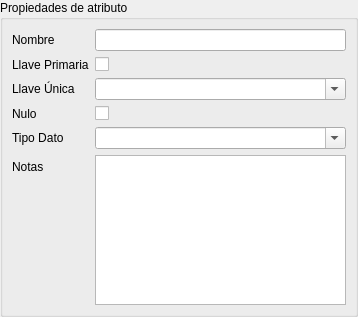
<?xml version="1.0" encoding="UTF-8"?>
<ui version="4.0">
 <class>FormColumna</class>
 <widget class="QWidget" name="FormColumna">
  <property name="windowModality">
   <enum>Qt::ApplicationModal</enum>
  </property>
  <property name="geometry">
   <rect>
    <x>0</x>
    <y>0</y>
    <width>358</width>
    <height>317</height>
   </rect>
  </property>
  <property name="windowTitle">
   <string notr="true"/>
  </property>
  <layout class="QVBoxLayout" name="verticalLayout">
   <property name="spacing">
    <number>0</number>
   </property>
   <property name="leftMargin">
    <number>0</number>
   </property>
   <property name="topMargin">
    <number>0</number>
   </property>
   <property name="rightMargin">
    <number>0</number>
   </property>
   <property name="bottomMargin">
    <number>0</number>
   </property>
   <item>
    <widget class="QGroupBox" name="groupBox">
     <property name="title">
      <string>Propiedades de atributo</string>
     </property>
     <layout class="QVBoxLayout" name="verticalLayout_2">
      <item>
       <layout class="QFormLayout" name="formLayout">
        <item row="1" column="1">
         <widget class="QLineEdit" name="lneNombre"/>
        </item>
        <item row="1" column="0">
         <widget class="QLabel" name="label">
          <property name="text">
           <string>Nombre</string>
          </property>
         </widget>
        </item>
        <item row="2" column="0">
         <widget class="QLabel" name="label_2">
          <property name="text">
           <string>Llave Primaria</string>
          </property>
         </widget>
        </item>
        <item row="3" column="0">
         <widget class="QLabel" name="label_3">
          <property name="text">
           <string>Llave Única</string>
          </property>
         </widget>
        </item>
        <item row="4" column="0">
         <widget class="QLabel" name="label_4">
          <property name="text">
           <string>Nulo</string>
          </property>
         </widget>
        </item>
        <item row="5" column="0">
         <widget class="QLabel" name="label_5">
          <property name="text">
           <string>Tipo Dato</string>
          </property>
         </widget>
        </item>
        <item row="6" column="0">
         <widget class="QLabel" name="label_6">
          <property name="text">
           <string>Notas</string>
          </property>
         </widget>
        </item>
        <item row="2" column="1">
         <widget class="QCheckBox" name="chbLlaveprimaria">
          <property name="text">
           <string notr="true"/>
          </property>
         </widget>
        </item>
        <item row="4" column="1">
         <widget class="QCheckBox" name="chbNulo">
          <property name="text">
           <string notr="true"/>
          </property>
         </widget>
        </item>
        <item row="6" column="1">
         <widget class="QPlainTextEdit" name="ptNotas"/>
        </item>
        <item row="5" column="1">
         <widget class="QComboBox" name="cbTipoDato">
          <property name="editable">
           <bool>true</bool>
          </property>
          <property name="frame">
           <bool>true</bool>
          </property>
         </widget>
        </item>
        <item row="3" column="1">
         <widget class="QComboBox" name="cb_llaveUnica">
          <property name="editable">
           <bool>true</bool>
          </property>
         </widget>
        </item>
       </layout>
      </item>
     </layout>
    </widget>
   </item>
  </layout>
 </widget>
 <resources/>
 <connections/>
</ui>
